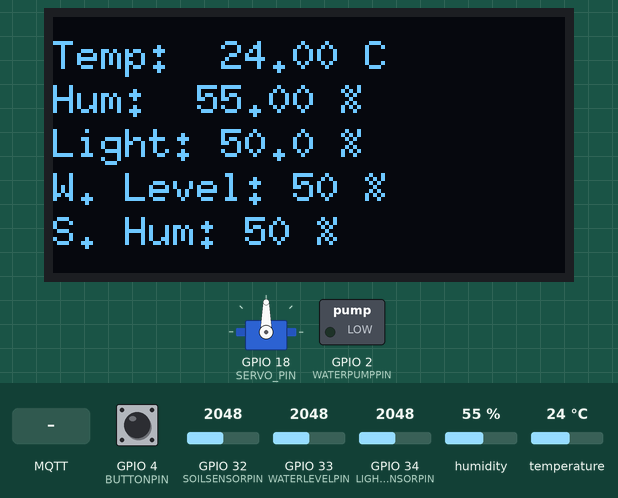
Simulated run of this sketch. Board: ESP32. Parts: 128×64 one-colour display, servo, switched loads named in the sketch (green lamp = pin HIGH). The test bench sets the inputs (shaded band); at power-on: GPIO 4 (BUTTONPIN) HIGH, humidity 55 %, GPIO 32 (SOILSENSORPIN) = 2048, GPIO 33 (WATERLEVELPIN) = 2048, GPIO 34 (LIGHTSENSORPIN) = 2048, temperature 24 °C. WiFi joins after 1.5 s; servers stay silent unless stated; EEPROM starts erased; no MQTT or app messages arrive unless stated; the Firebase database answers and starts empty; what the sketch prints to the serial monitor is not drawn.

Above: at 3.1 s.
3.2 s: GPIO 4 (BUTTONPIN) pulled LOW for 3.2 s
At 5.8 s:
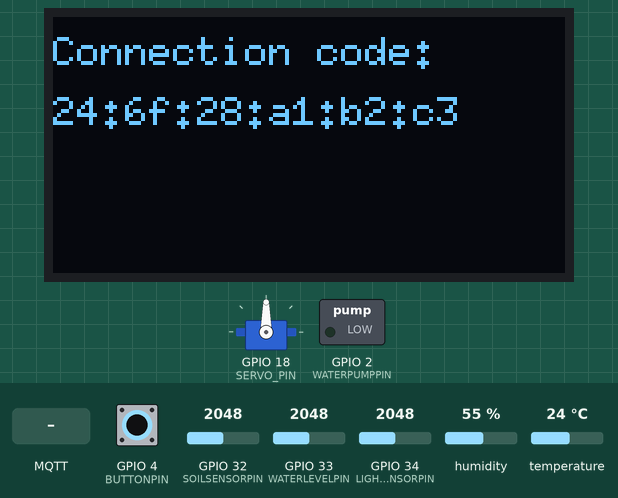
9.7 s: MQTT message "turnwater" arrives on the first subscribed topic
At 11.3 s:
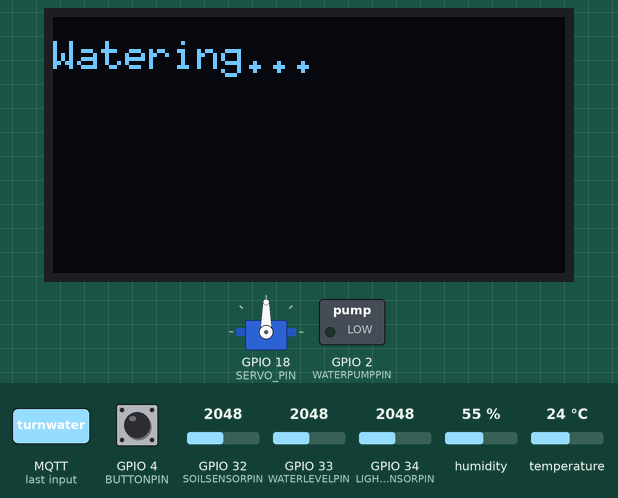
12.8 s: humidity set to 22 %
At 15.4 s:
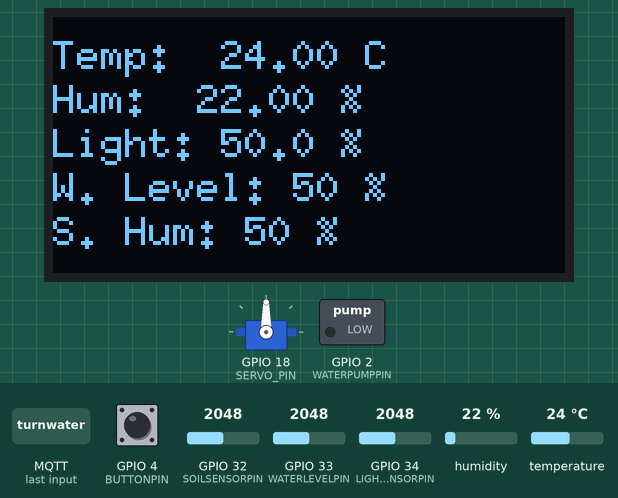
15.8 s: GPIO 32 (SOILSENSORPIN) set to 2866
At 18.3 s:
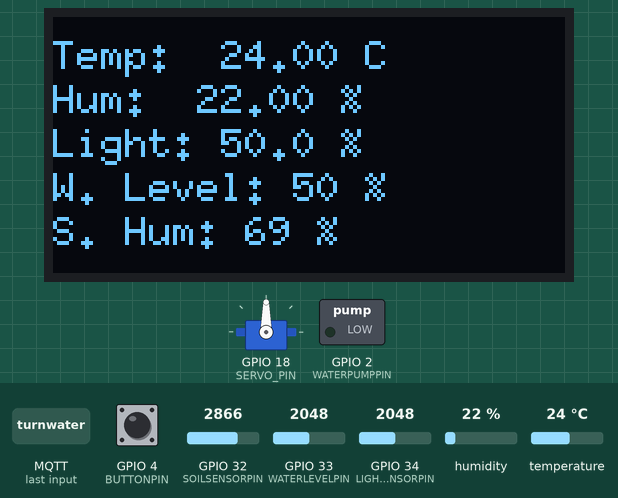
18.9 s: GPIO 33 (WATERLEVELPIN) set to 2866
At 21.2 s:
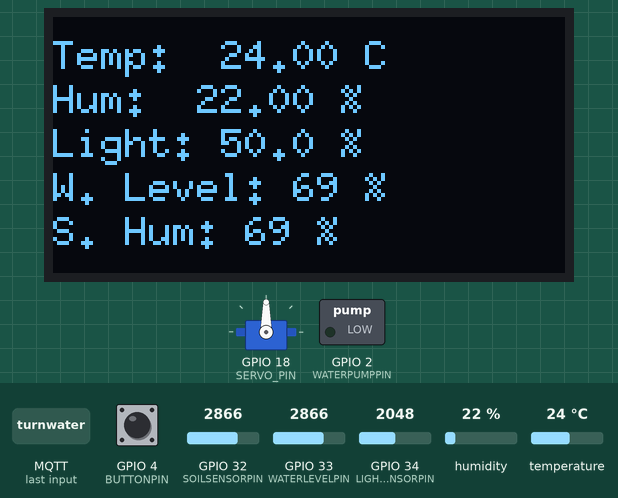
21.9 s: GPIO 34 (LIGHTSENSORPIN) set to 2866
At 24.1 s:
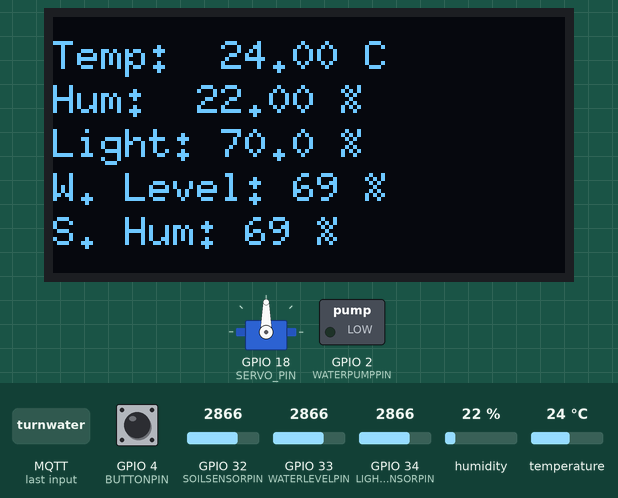
Timing chart, 0 to 25.6 s (numbered marks = the images above; inputs shaded):
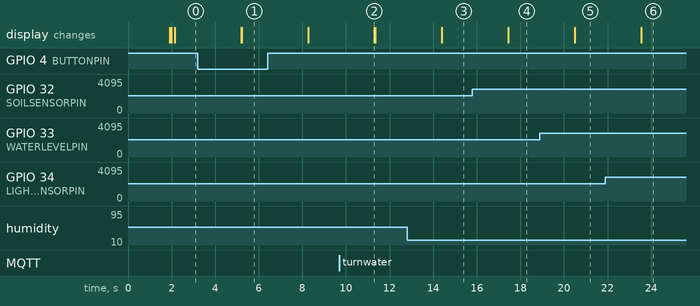

The sketch:

arduino-code.c.ino
```cpp
#include <Arduino.h>
#include <WiFi.h>
#include <Firebase_ESP_Client.h>
#include <PubSubClient.h>
#include "addons/TokenHelper.h"
#include "addons/RTDBHelper.h"
#include <U8g2lib.h>
#include <esp_wifi.h>
#include <Wire.h>
#include <ESP32Servo.h>
#include "DHT.h"
#include <Preferences.h>

//Wifi
#define WIFI_SSID "CasaAraujo_East_5G"
#define WIFI_PASSWORD "quintinha2020top"
//#define WIFI_SSID "Grave"
//#define WIFI_PASSWORD "grave123"

//Firebase
#define API_KEY "AIzaSyDB8cIkBU5lxgIqYjr7YKDWvtlyf5SIeQ4"
#define DATABASE_URL "https://scmu-7d9e7-default-rtdb.europe-west1.firebasedatabase.app/"
FirebaseData fbdo;
FirebaseAuth auth;
FirebaseConfig config;

//MQTT
#define MQTT_BROKER_ADRESS "broker.hivemq.com"
#define MQTT_CLIENT_NAME "botaniq_client"
#define MQTT_PORT 1883
WiFiClient wifiClient;
PubSubClient mqttClient(wifiClient);

//Preferences
Preferences preferences;
String myid;

//OLED
U8G2_SH1106_128X64_NONAME_F_HW_I2C u8g2(U8G2_R0, U8X8_PIN_NONE);

//Pins
#define BUTTONPIN 4
#define DHTPIN 19
#define LIGHTSENSORPIN 34
#define WATERLEVELPIN 33
#define SOILSENSORPIN 32
#define SERVO_PIN 18
#define WATERPUMPPIN 2

//Servo
Servo myServo;
int currentAngle = 0;
unsigned long lastServoTime = 0;
const unsigned long servoCooldown = 300000;
//const unsigned long servoCooldown = 15000;
bool firstServoUse = true;

//Button
int buttonNew = 0;

//DHT
#define DHTTYPE DHT11
DHT dht(DHTPIN, DHTTYPE);
float lastTemp = 0.0;
float lastHum = 0.0;

//Connection bools
bool hasWifi;

//waterPump
unsigned long lastWateringTime = 0;
const unsigned long wateringCooldown = 300000;
//const unsigned long wateringCooldown = 15000;
bool firstWaterUse = true;

void setup()
{
  Serial.begin(9600);

  //Setups
  setupWifi();

  if(hasWifi){
    const char* mac = getMacAddress();
    setupFirebase();
    setupMQTT();
    Serial.println(mac);
  }


  setupMonitor();
  setupButton();
  setupServo();
  setupPreferences();
  setupWPump();


}

void loop()
{
  if(hasWifi){
    handleMQTT();
  }

  handleButton(); //responsable to Display the values on the screen

}

void setupWPump()
{
  pinMode(WATERPUMPPIN, OUTPUT);
}

void setupServo()
{
  myServo.attach(SERVO_PIN);
}

/*
void setupWifi()
{
  WiFi.begin(WIFI_SSID, WIFI_PASSWORD);
  Serial.print("Connecting to Wi-Fi");

  while (WiFi.status() != WL_CONNECTED) {
    Serial.print(".");
    delay(300);
  }

  Serial.println();
  Serial.println("Connected with IP: " + WiFi.localIP().toString());
}
*/

void setupWifi()
{
  WiFi.begin(WIFI_SSID, WIFI_PASSWORD);
  Serial.print("Connecting to Wi-Fi");

  unsigned long startAttemptTime = millis();  // regista o tempo de início
  const unsigned long timeout = 10000;        // 10 segundos (em milissegundos)

  while (WiFi.status() != WL_CONNECTED && millis() - startAttemptTime < timeout) {
    Serial.print(".");
    delay(300);
  }

  Serial.println();

  if (WiFi.status() == WL_CONNECTED) {
    Serial.println("Connected with IP: " + WiFi.localIP().toString());
    hasWifi = true;
  } else {
    Serial.println("Failed to connect to Wi-Fi within 10 seconds.");
    hasWifi = false;
  }
}

void setupFirebase()
{
  config.api_key = API_KEY;
  config.database_url = DATABASE_URL;

  if (Firebase.signUp(&config, &auth, "", "")) {
    Serial.println("Firebase signUp successful");
    //signupOK = true;
  } else {
    Serial.printf("SignUp failed: %s\n", config.signer.signupError.message.c_str());
  }

  Firebase.begin(&config, &auth);
  Firebase.reconnectWiFi(true);


    if (Firebase.ready()) {
      const char* mac = getMacAddress();
      String smac = String(mac);
      smac.trim();  // Remove espaços e quebras

      String path = "/macs/" + smac;

      if (Firebase.RTDB.getBool(&fbdo, path + "/hasUser")) {
          bool hasUser = fbdo.boolData();

          if (!hasUser) {
              FirebaseJson json;
              json.set("mac", smac);
              json.set("hasUser", false);

              if (Firebase.RTDB.setJSON(&fbdo, path, &json)) {
                  Serial.println("MAC address registered successfully");
              } else {
                  Serial.println("Failed to register MAC address: " + fbdo.errorReason());
              }
          } else {
              Serial.println("MAC already registered with hasUser true");
          }
      } else {

          FirebaseJson json;
          json.set("mac", smac);
          json.set("hasUser", false);

          if (Firebase.RTDB.setJSON(&fbdo, path, &json)) {
              Serial.println("MAC address registered successfully");
          } else {
              Serial.println("Failed to register MAC address: " + fbdo.errorReason());
          }

      }
  }

}


void setupMQTT()
{
    mqttClient.setServer(MQTT_BROKER_ADRESS, MQTT_PORT);
    mqttClient.setCallback(OnMqttReceived);
}

void setupMonitor()
{
  u8g2.begin();
  u8g2.clearDisplay();
  u8g2.clearBuffer();
  u8g2.setFont(u8g2_font_6x10_tr);
  u8g2.drawStr(3, 10, "BotaniQ starting...");
  u8g2.sendBuffer();
}

void setupButton()
{
  pinMode(BUTTONPIN, INPUT_PULLUP);
}

void setupPreferences()
{
    preferences.begin("mydata", false);
    //Uncomment if we want to reset the flash memory
    //preferences.clear();
    myid = preferences.getString("myid", "");
    Serial.print("Loaded myid: ");
    Serial.println(myid);

}

void handleButton()
{
  buttonNew=digitalRead(BUTTONPIN);

  if(buttonNew == LOW){
    Serial.println("Showing MAC:");
    displayMacAddress();
    delay(3000);
  }else{
    showSensorValues();
    delay(3000);
  }
}

void subscribeMQTT()
{
    const char* mac = getMacAddress();
    String topic = "greenhouse/";
    topic += mac;


    //topic.replace(":", "");

    mqttClient.subscribe(topic.c_str());

    Serial.print("Subscribed to topic: ");
    Serial.println(topic);
}

void OnMqttReceived(char *topic, byte *payload, unsigned int length)
{
    Serial.print("Received on ");
    Serial.print(topic);
    Serial.print(": ");

    String content = "";
    for (size_t i = 0; i < length; i++)
    {
        content.concat((char)payload[i]);
    }


    if (content.indexOf("turnwater") != -1) {
        Serial.println(content);
        String valueStr = content.substring(content.indexOf(":") + 1);
        int sec = valueStr.toInt();

        turnWaterPumpOn(sec);
    }

    if (content.indexOf("window") != -1) {
        Serial.println(content);
        turnServoOn();
    }

    if (content.indexOf("yourid") != -1) {
        myid = content.substring(content.indexOf(":") + 1);
        Serial.print("New myid received: ");
        Serial.println(myid);

        preferences.putString("myid", myid);
        Serial.println("myid saved to flash.");
    }


    Serial.print(content);
    Serial.println();
}

void handleMQTT()
{
    if (!mqttClient.connected())
    {
        ConnectMQTT();
    }
    mqttClient.loop();
}

void ConnectMQTT()
{
    Serial.println("Starting MQTT connection...");
    if (mqttClient.connect(MQTT_CLIENT_NAME))
    {
        subscribeMQTT();
        mqttClient.publish("connected","hello/world");
    }
    else
    {
        Serial.print("Failed MQTT connection, rc=");
        Serial.print(mqttClient.state());
        Serial.println(" try again in 5 seconds");

        delay(5000);
    }
}

void displayMacAddress()
{
    if(hasWifi){
      WiFi.mode(WIFI_STA);
      WiFi.STA.begin();
      Serial.print("[DEFAULT] ESP32 Board MAC Address: ");
      uint8_t baseMac[6];
      esp_err_t ret = esp_wifi_get_mac(WIFI_IF_STA, baseMac);
      if (ret == ESP_OK)
      {
          Serial.printf("%02x:%02x:%02x:%02x:%02x:%02x\n",
                        baseMac[0], baseMac[1], baseMac[2],
                        baseMac[3], baseMac[4], baseMac[5]);
      }
      else
      {
          Serial.println("Failed to read MAC address");
      }

      char s[20];
      sprintf(s, "%02x:%02x:%02x:%02x:%02x:%02x",
              baseMac[0], baseMac[1], baseMac[2],
              baseMac[3], baseMac[4], baseMac[5]);

      u8g2.begin();
      u8g2.clearDisplay();
      u8g2.clearBuffer();
      u8g2.setFont(u8g2_font_6x10_tr);
      u8g2.drawStr(0, 10, "Connection code:");
      u8g2.drawStr(0, 25, s);
      u8g2.sendBuffer();
    }else{
      u8g2.begin();
      u8g2.clearDisplay();
      u8g2.clearBuffer();
      u8g2.setFont(u8g2_font_6x10_tr);
      u8g2.drawStr(0, 10, "No connection...");
      u8g2.sendBuffer();
    }

}


const char* getMacAddress()
{
    WiFi.mode(WIFI_STA);
    WiFi.STA.begin();
    Serial.print("[DEFAULT] ESP32 Board MAC Address: ");
    uint8_t baseMac[6];
    esp_err_t ret = esp_wifi_get_mac(WIFI_IF_STA, baseMac);
    if (ret == ESP_OK)
    {
        Serial.printf("%02x:%02x:%02x:%02x:%02x:%02x\n",
                      baseMac[0], baseMac[1], baseMac[2],
                      baseMac[3], baseMac[4], baseMac[5]);
    }
    else
    {
        Serial.println("Failed to read MAC address");
    }
    static char s[20];
    sprintf(s, "%02x:%02x:%02x:%02x:%02x:%02x",
            baseMac[0], baseMac[1], baseMac[2],
            baseMac[3], baseMac[4], baseMac[5]);

    return s;
}

//Display all sensor values
void showSensorValues() {
  float temp = dht.readTemperature();
  float hum = dht.readHumidity();
  float light = getLightSensorValue();
  int waterLevel = getWaterLevel();
  int soilHum = getSoilHum();

  if (!isnan(temp) && !isnan(hum)) {
    lastTemp = temp;
    lastHum = hum;
  }


  if(hasWifi) {
    sendtofbSensorValues(lastTemp, lastHum, light, waterLevel, soilHum);
    checkTresholds(lastTemp, lastHum, light, waterLevel, soilHum);
  }

  u8g2.setFontPosCenter();
  u8g2.clearBuffer();
  u8g2.setFont(u8g2_font_6x10_tr);
  //u8g2.setFont(u8g2_font_5x7_tr);

  char temperature[10];
  dtostrf(lastTemp, 6, 2, temperature);

  char humidity[10];
  dtostrf(lastHum, 6, 2, humidity);

  char tempDisplay[20];
  snprintf(tempDisplay, sizeof(tempDisplay), "Temp: %s C", temperature);

  char humDisplay[20];
  snprintf(humDisplay, sizeof(humDisplay), "Hum: %s %%", humidity);

  char lightDisplay[20];
  snprintf(lightDisplay, sizeof(lightDisplay), "Light: %.1f %%", light);

  char waterDisplay[20];
  snprintf(waterDisplay, sizeof(waterDisplay), "W. Level: %d %%", waterLevel);

  char soilHumDisplay[20];
  snprintf(soilHumDisplay, sizeof(soilHumDisplay), "S. Hum: %d %%", soilHum);

  u8g2.drawStr(0, 11, tempDisplay);
  u8g2.drawStr(0, 22, humDisplay);
  u8g2.drawStr(0, 33, lightDisplay);
  u8g2.drawStr(0, 44, waterDisplay);
  u8g2.drawStr(0, 55, soilHumDisplay);

  u8g2.sendBuffer();


  //handling when there is no connection
  if(!hasWifi){
    if(soilHum < 30){
      if(waterLevel != 0){
          turnWaterPumpOnAsRoutine(4);
      }

    }
    if(waterLevel < 10){
      u8g2.setFontPosCenter();
      u8g2.clearBuffer();

      u8g2.drawStr(0, 11, "Low water level...");
      u8g2.sendBuffer();
      delay(2000);
    }
    if(lastHum > 80){
      turnServoOnAsRoutine();
    }
    if(lastHum < 30){
      turnServoOnAsRoutine();
    }
  }
}

float getLightSensorValue()
{
  int analogValue = analogRead(LIGHTSENSORPIN);
  //Serial.println(analogValue);
  float lightPercent = (analogValue / 4095.0) * 100.0;
  return lightPercent;
}

int getWaterLevel()
{
  int waterLevelRaw = analogRead(WATERLEVELPIN);
  int waterLevelPercent = map(waterLevelRaw, 0, 4095, 0, 100);

  //Serial.println(waterLevelRaw);

  return waterLevelPercent;
}

int getSoilHum()
{
  int sensorValue = analogRead(SOILSENSORPIN);
  //Serial.println(sensorValue);
  int soilHumPercent = map(sensorValue, 0, 4095, 0, 100);

  return soilHumPercent;
}

void turnWaterPumpOn(int sec)
{

  u8g2.setFontPosCenter();
  u8g2.clearBuffer();
  u8g2.drawStr(0, 11, "Watering...");
  u8g2.sendBuffer();
  digitalWrite(WATERPUMPPIN, HIGH);
  int milisec = sec*1000;
  delay(milisec);
  digitalWrite(WATERPUMPPIN, LOW);
  //Serial.println(myid);
}

void turnWaterPumpOnAsRoutine(int sec)
{
  unsigned long now = millis();

  if (firstWaterUse || (now - lastWateringTime >= wateringCooldown)) {
    u8g2.setFontPosCenter();
    u8g2.clearBuffer();
    u8g2.drawStr(0, 11, "Watering...");
    u8g2.sendBuffer();

    digitalWrite(WATERPUMPPIN, HIGH);
    delay(sec * 1000);
    digitalWrite(WATERPUMPPIN, LOW);

    lastWateringTime = now;
    firstWaterUse = false;
    Serial.println("Watered at: " + String(now / 1000) + "s");
  } else {
    Serial.println("Watering skipped: cooldown not finished.");
  }
}


/*
void turnServoOn(int angleToGet)
{
  u8g2.setFontPosCenter();
  u8g2.clearBuffer();
  u8g2.drawStr(0, 11, "Opening window...");
  u8g2.sendBuffer();
  /*
  int maxAngle = angleToGet;

  int angle = 0;
  for (angle = 0; angle <= maxAngle; angle++) {
    myServo.write(angle);
    delay(15);
  }

  delay(1000);


  currentAngle += 45;
  if (currentAngle > 180) currentAngle = 180;
  myServo.write(currentAngle);

  delay(500);
}
*/

void turnServoOn()
{
  myServo.write(120);
  delay(300);
  myServo.write(95);
}

void turnServoOnAsRoutine()
{
  unsigned long now = millis();

  if (firstServoUse || (now - lastServoTime >= servoCooldown)) {
    myServo.write(120);
    delay(300);
    myServo.write(95);

    lastServoTime = now;
    firstServoUse = false;
    Serial.println("Servo activated.");
  } else {
    Serial.println("Servo skipped: cooldown not finished.");
  }
}

void sendtofbSensorValues(float temp, float hum, int light, int waterLevel, int soilHum)
{
    String basePath = "/greenhouses/" + myid + "/";

    //Serial.println(myid);

    if(myid != ""){
      FirebaseJson json;
      json.set("temperature", temp);
      json.set("humidity", hum);
      json.set("light", light);
      json.set("waterLevel", waterLevel);
      json.set("soilHumidity", soilHum);

      //if (Firebase.RTDB.updateNode(&fbdo, basePath.c_str(), &json)) {
      if (Firebase.RTDB.updateNode(&fbdo, basePath, &json)) {
        Serial.println("Sensor values updated successfully.");
      } else {
        Serial.print("Firebase update failed: ");
        Serial.println(fbdo.errorReason());
      }
    }
}


void checkTresholds(float temp, float hum, int light, int waterLevel, int soilHum) {

  if(myid != ""){

      String pathHumidity = "/greenhouses/" + myid + "/thresholdHumidityMax";
      int maxHumidity = 0;
      if (Firebase.RTDB.getInt(&fbdo, pathHumidity)) {
        maxHumidity = fbdo.intData();
        Serial.printf("Max Humidity: %d\n", maxHumidity);

        if (hum > maxHumidity) {
          Serial.println("Opening window...");
          turnServoOnAsRoutine();
        }
      } else {
        Serial.println("Erro ao obter thHumidity: " + fbdo.errorReason());
      }

      String pathminHumidity = "/greenhouses/" + myid + "/thresholdHumidityMin";
      int minHumidity = 0;
      if (Firebase.RTDB.getInt(&fbdo, pathminHumidity)) {
        minHumidity = fbdo.intData();
        Serial.printf("Min Humidity: %d\n", minHumidity);

        if (hum < minHumidity) {
          Serial.println("Opening window...");
          turnServoOnAsRoutine();
        }

      } else {
        Serial.println("Erro ao obter thHumidity: " + fbdo.errorReason());
      }

      String pathSoilHumidity = "/greenhouses/" + myid + "/thresholdSoilHumidity";
      int maxSoilHumidity = 0;
      if (Firebase.RTDB.getInt(&fbdo, pathSoilHumidity)) {
        maxSoilHumidity = fbdo.intData();
        Serial.printf("Max Soil Humidity: %d\n", maxSoilHumidity);

        if (soilHum < maxSoilHumidity) {
          if(waterLevel!=0){
            Serial.println("Watering...");
            turnWaterPumpOnAsRoutine(4);
          }

        }
      } else {
        Serial.println("Erro ao obter thSoilHumidity: " + fbdo.errorReason());
      }
  }

}
```

Measured:
- after the input at 3.2 s, the display: first changes after 2.0 s (image 1 shows a later state)
- after the input at 9.7 s, the display: changes after 1.6 s (image 2)
- after the input at 12.8 s, the display: changes after 1.6 s (image 3)
- after the input at 15.8 s, the display: changes after 1.6 s (image 4)
- after the input at 18.9 s, the display: changes after 1.6 s (image 5)
- after the input at 21.9 s, the display: changes after 1.6 s (image 6)
